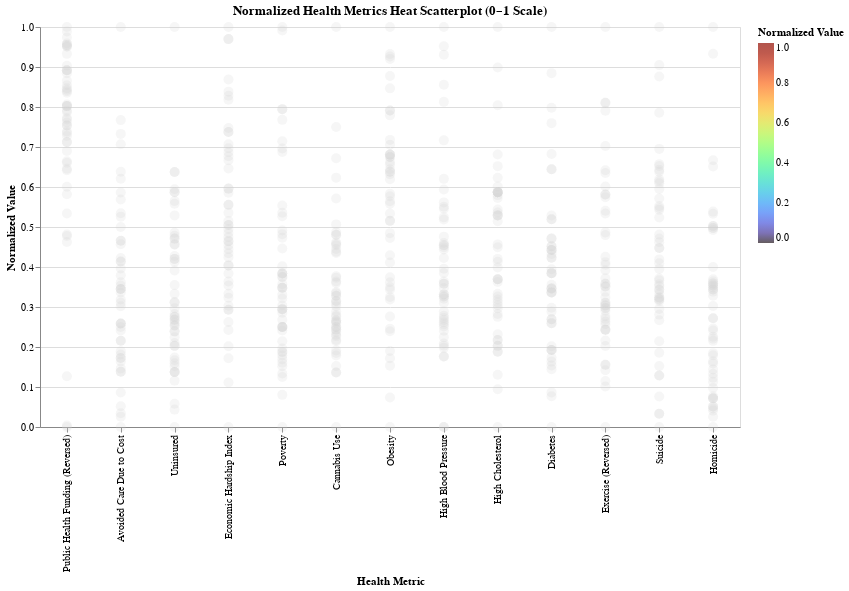

Write notebook code for a chart like this one.
### Markdown cell above
## Task 3: Identify States with Health Resource Deficits
**Why?** To find states where poor outcomes are linked with low public health funding or access to care.
**How?** Use a combination of heatscatter plot and filtering to isolate states with low `Public Health Funding` and high `Avoided Care Due to Cost`. All values were normalized on a scale of 0-1, with Public Health Funding and Exercise reversed. This was done so lower value in these categories would be similar to the other lower values in the health metrics. It includes a dropdown to visualize where a state's value falls in a few different health metrics. 
**What?** This task focuses on identifying the thresholds, bottlenecks, and gaps in resource allocation.
**Where?** Columns: `Public Health Funding`, `Avoided Care Due to Cost`, `Uninsured`
**When?** Mid-to-late analysis phases, guiding recommendations or mapping potential interventions.
**Who?** Health equity advocate or nonprofit stategist aiming to prioritize underserved areas.

### Code cell
import altair as alt
import pandas as pd

df_norm = selected.copy()

metrics = [
    "Public Health Funding", 
    "Avoided Care Due to Cost",
    "Uninsured",
    "Economic Hardship Index",
    "Poverty",
    "Cannabis Use",
    "Obesity",
    "High Blood Pressure",
    "High Cholesterol",
    "Diabetes",
    "Exercise",
    "Suicide",
    "Homicide"    
]

for metric in metrics:
    min_val = df_norm[metric].min()
    max_val = df_norm[metric].max()
    df_norm[f"{metric} Norm"] = (df_norm[metric] - min_val) / (max_val - min_val)

df_norm["Public Health Funding Norm"] = 1 - df_norm["Public Health Funding Norm"]
df_norm["Exercise Norm"] = 1 - df_norm["Exercise Norm"]


norm_cols = [f"{m} Norm" for m in metrics]
melted = df_norm.melt(
    id_vars=["State"],
    value_vars=norm_cols,
    var_name="Metric",
    value_name="Value"
)

melted["Metric"] = melted["Metric"].str.replace(" Norm", "", regex=False)
melted.loc[melted["Metric"] == "Public Health Funding", "Metric"] = "Public Health Funding (Reversed)"
melted.loc[melted["Metric"] == "Exercise", "Metric"] = "Exercise (Reversed)"


state_options = ["All"] + sorted(df_norm["State"].unique())
state_dropdown = alt.binding_select(options=state_options, name="Select State: ")
state_param = alt.param(name="state_param", bind=state_dropdown, value="All")

base = alt.Chart(melted).mark_circle(size=100, opacity=0.2).encode(
    x=alt.X("Metric:N", title="Health Metric", sort=None),
    y=alt.Y("Value:Q", title="Normalized Value", scale=alt.Scale(domain=[0, 1])),
    color=alt.value("lightgray"),
    tooltip=[
        alt.Tooltip("State:N"),
        alt.Tooltip("Metric:N"),
        alt.Tooltip("Value:Q", format=".2f")
    ]
).transform_filter(
    (state_param == "All") | (alt.datum.State != state_param)
)

highlight = alt.Chart(melted).mark_circle(size=300).encode(
    x=alt.X("Metric:N", title="Health Metric", sort=None),
    y=alt.Y("Value:Q", title="Normalized Value", scale=alt.Scale(domain=[0, 1])),
    color=alt.Color(
        "Value:Q",
        scale=alt.Scale(scheme="turbo", domain=[0, 1]),
        legend=alt.Legend(title="Normalized Value")
    ),
    tooltip=[
        alt.Tooltip("State:N"),
        alt.Tooltip("Metric:N"),
        alt.Tooltip("Value:Q", format=".2f")
    ]
).transform_filter(
    alt.datum.State == state_param
)

heat_scatter = (base + highlight).add_params(
    state_param
).properties(
    width=700,
    height=400,
    title="Normalized Health Metrics Heat Scatterplot (0–1 Scale)"
)

heat_scatter

### Figure 1 — Vega-Lite specification as saved in the notebook (floating-point values rounded to 4 significant figures; data arrays with more than 128 entries replaced by an {"elided": "..."} marker saying what was removed)
{"$schema": "https://vega.github.io/schema/vega-lite/v5.20.1.json", "config": {"view": {"continuousHeight": 300, "continuousWidth": 300}}, "data": {"name": "data-bc8801562c820cdb6f2ceca54792ef72"}, "datasets": {"data-bc8801562c820cdb6f2ceca54792ef72": {"elided": "650 records"}}, "height": 400, "layer": [{"encoding": {"color": {"value": "lightgray"}, "tooltip": [{"field": "State", "type": "nominal"}, {"field": "Metric", "type": "nominal"}, {"field": "Value", "format": ".2f", "type": "quantitative"}], "x": {"field": "Metric", "sort": null, "title": "Health Metric", "type": "nominal"}, "y": {"field": "Value", "scale": {"domain": [0, 1]}, "title": "Normalized Value", "type": "quantitative"}}, "mark": {"opacity": 0.2, "size": 100, "type": "circle"}, "transform": [{"filter": "((state_param === 'All') || (datum.State !== state_param))"}]}, {"encoding": {"color": {"field": "Value", "legend": {"title": "Normalized Value"}, "scale": {"domain": [0, 1], "scheme": "turbo"}, "type": "quantitative"}, "tooltip": [{"field": "State", "type": "nominal"}, {"field": "Metric", "type": "nominal"}, {"field": "Value", "format": ".2f", "type": "quantitative"}], "x": {"field": "Metric", "sort": null, "title": "Health Metric", "type": "nominal"}, "y": {"field": "Value", "scale": {"domain": [0, 1]}, "title": "Normalized Value", "type": "quantitative"}}, "mark": {"size": 300, "type": "circle"}, "transform": [{"filter": "(datum.State === state_param)"}]}], "params": [{"bind": {"input": "select", "name": "Select State: ", "options": ["All", "AK", "AL", "AR", "AZ", "CA", "CO", "CT", "DE", "FL", "GA", "HI", "IA", "ID", "IL", "IN", "KS", "KY", "LA", "MA", "MD", "ME", "MI", "MN", "MO", "MS", "MT", "NC", "ND", "NE", "NH", "NJ", "NM", "NV", "NY", "OH", "OK", "OR", "PA", "RI", "SC", "SD", "TN", "TX", "UT", "VA", "VT", "WA", "WI", "WV", "WY"]}, "name": "state_param", "value": "All"}], "title": "Normalized Health Metrics Heat Scatterplot (0–1 Scale)", "width": 700}
